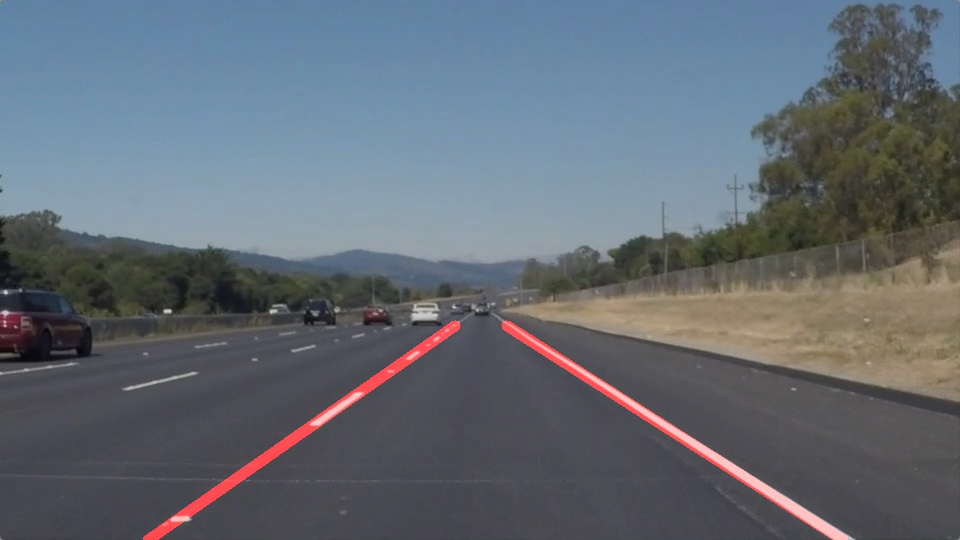
#> input picture solidWhiteRight.jpg, 960 x 540 px, found by its file name
$ jupyter execute --allow-errors P1.ipynb   (shell and % lines are left out)   (text cells are left out)
#> lines starting #> are read from the running program, lines starting #| are printed output that depends on the picture; after the words box and inside, x2 and y2 are one past the last pixel; in counts of white or black regions, pixels touching at a corner belong together; pictures that were not available may be replaced by others from this repository, and a replacement may not be noted
[cell 1]
#importing some useful packages
import matplotlib.pyplot as plt
import matplotlib.image as mpimg
import numpy as np
import cv2

[cell 2]
#reading in an image
image = mpimg.imread('test_images/solidWhiteRight.jpg')
#> image is the input picture: shape (540, 960, 3); mean R, G, B 99.3, 106.8, 115.7

#printing out some stats and plotting
print('This image is:', type(image), 'with dimensions:', image.shape)
#| This image is: <class 'numpy.ndarray'> with dimensions: (540, 960, 3)
plt.imshow(image)  # if you wanted to show a single color channel image called 'gray', for example, call as plt.imshow(gray, cmap='gray')

[cell 3]
import math

def grayscale(img):
    """Applies the Grayscale transform
    This will return an image with only one color channel
    but NOTE: to see the returned image as grayscale
    (assuming your grayscaled image is called 'gray')
    you should call plt.imshow(gray, cmap='gray')"""
    return cv2.cvtColor(img, cv2.COLOR_RGB2GRAY)
    # Or use BGR2GRAY if you read an image with cv2.imread()
    # return cv2.cvtColor(img, cv2.COLOR_BGR2GRAY)

def canny(img, low_threshold, high_threshold):
    """Applies the Canny transform"""
    return cv2.Canny(img, low_threshold, high_threshold)

def gaussian_blur(img, kernel_size):
    """Applies a Gaussian Noise kernel"""
    return cv2.GaussianBlur(img, (kernel_size, kernel_size), 0)

def region_of_interest(img, vertices):
    """
    Applies an image mask.

    Only keeps the region of the image defined by the polygon
    formed from `vertices`. The rest of the image is set to black.
    """
    #defining a blank mask to start with
    mask = np.zeros_like(img)

    #defining a 3 channel or 1 channel color to fill the mask with depending on the input image
    if len(img.shape) > 2:
        channel_count = img.shape[2]  # i.e. 3 or 4 depending on your image
        ignore_mask_color = (255,) * channel_count
    else:
        ignore_mask_color = 255

    #filling pixels inside the polygon defined by "vertices" with the fill color
    cv2.fillPoly(mask, vertices, ignore_mask_color)

    #returning the image only where mask pixels are nonzero
    masked_image = cv2.bitwise_and(img, mask)
    return masked_image


# [20 lines left out: function _draw_lines, not called in this run]


def draw_lines(img, lines, color=[255, 0, 0], thickness=10):
    """
    get rip of the lines that is definely noise and the get the left,right averge line, then draw it
    """
    left_x1s_holder = []
    left_y1s_holder = []
    left_x2s_holder = []
    left_y2s_holder = []
    right_x1s_holder = []
    right_y1s_holder = []
    right_x2s_holder = []
    right_y2s_holder = []
    for line in lines:
        for x1,y1,x2,y2 in line:
            #filter the lines
            slope = get_slope(x1,y1,x2,y2)
            if abs(slope)>0.8 or abs(slope)<0.5:
                continue
            #get the left line coordinate group
            elif slope>0:
                left_x1s_holder.append(x1)
                left_y1s_holder.append(y1)
                left_x2s_holder.append(x2)
                left_y2s_holder.append(y2)
            #get the right line coordinate group
            elif slope<0:
                right_x1s_holder.append(x1)
                right_y1s_holder.append(y1)
                right_x2s_holder.append(x2)
                right_y2s_holder.append(y2)
    #get the averge values and draw it
    avg_left_x1 = np.mean(left_x1s_holder)
    avg_left_y1 = np.mean(left_y1s_holder)
    avg_left_x2 = np.mean(left_x2s_holder)
    avg_left_y2 = np.mean(left_y2s_holder)
    #connect the line from the top to the bottom withon the mask
    left_x1,left_y1,left_x2,left_y2 = get_whole_line(avg_left_x1,avg_left_y1,avg_left_x2,avg_left_y2)


    avg_right_x1 = np.mean(right_x1s_holder)
    avg_right_y1 = np.mean(right_y1s_holder)
    avg_right_x2 = np.mean(right_x2s_holder)
    avg_right_y2 = np.mean(right_y2s_holder)
    #connect the line from the top to the bottom withon the mask
    right_x1,right_y1,right_x2,right_y2 = get_whole_line(avg_right_x1,avg_right_y1,avg_right_x2,avg_right_y2)

    #sometime one of the coordnate valus is NaN!!!! have to handle that......
    try:
        cv2.line(img, (int(left_x1), int(left_y1)), (int(left_x2), int(left_y2)), color, thickness)
        cv2.line(img, (int(right_x1), int(right_y1)), (int(right_x2), int(right_y2)), color, thickness)
    except ValueError:
        pass


def get_whole_line(x1,y1,x2,y2,top=325,bottom=540):
    """
    extend the line to the given top to bottom
    """
    slope = get_slope(x1,y1,x2,y2)
    new_y1 = top
    new_x1 = (new_y1-y1)/slope + x1
    new_y2 = bottom
    new_x2 = (new_y2-y2)/slope + x2

    return new_x1,new_y1,new_x2,new_y2


def get_slope(x1,y1,x2,y2):
    """
    calculate the slope of a line
    """
    return (y1-y2)/(x1-x2)

def hough_lines(img, rho, theta, threshold, min_line_len, max_line_gap):
    """
    `img` should be the output of a Canny transform.

    Returns an image with hough lines drawn.
    """
    lines = cv2.HoughLinesP(img, rho, theta, threshold, np.array([]), minLineLength=min_line_len, maxLineGap=max_line_gap)
    line_img = np.zeros((img.shape[0], img.shape[1], 3), dtype=np.uint8)
    draw_lines(line_img, lines)
    return line_img

# Python 3 has support for cool math symbols.

def weighted_img(img, initial_img, α=0.8, β=1., λ=0.):
    """
    `img` is the output of the hough_lines(), An image with lines drawn on it.
    Should be a blank image (all black) with lines drawn on it.

    `initial_img` should be the image before any processing.

    The result image is computed as follows:

    initial_img * α + img * β + λ
    NOTE: initial_img and img must be the same shape!
    """
    return cv2.addWeighted(initial_img, α, img, β, λ)

[cell 4]
import os
os.listdir("test_images/")

[cell 5]
# TODO: Build your pipeline that will draw lane lines on the test_images
# then save them to the test_images directory.
imageNameList = os.listdir("test_images/")

for imageName in imageNameList:

    #load the image
    path = 'test_images/'+str(imageName)
    originImg = mpimg.imread(path)
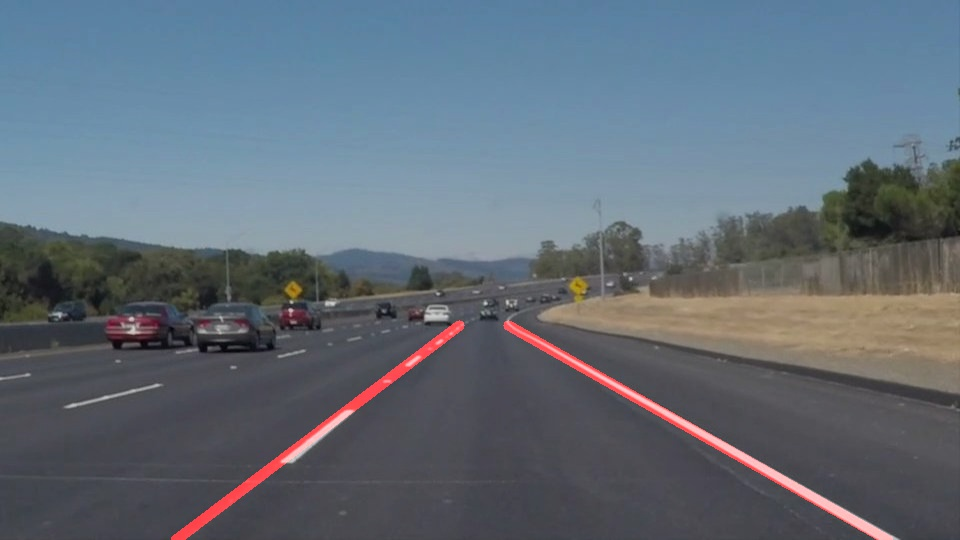
#> input picture solidWhiteCurve.jpg, 960 x 540 px, given as the content of the folder test_images/, which was not available
#> originImg is the input picture: shape (540, 960, 3); mean R, G, B 97.8, 108.4, 119.2

    #convert the image into gray scale
    gray = grayscale(originImg)
#> in grayscale, `return cv2.cvtColor(img, cv2.COLOR_RGB2GRAY)`:
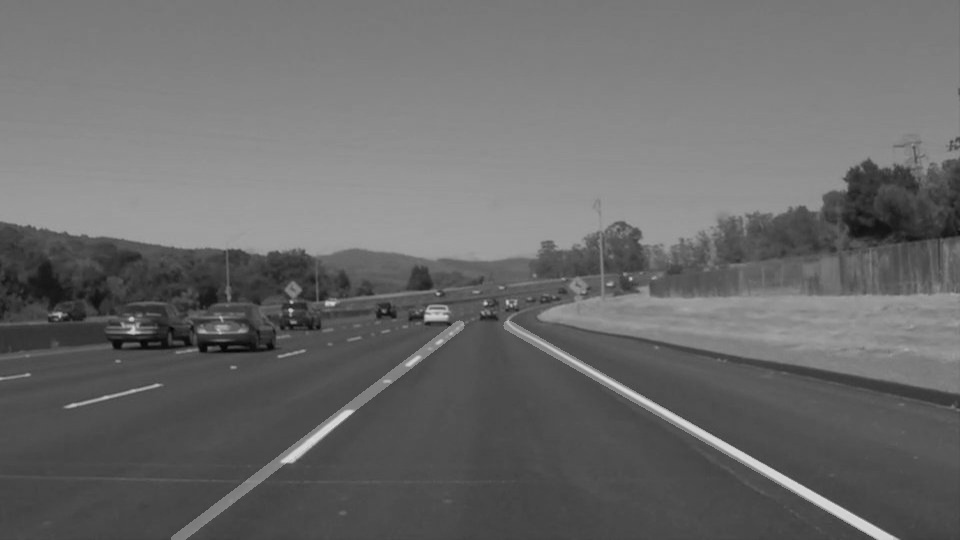
#> returned value: shape (540, 960); min 4, max 222, mean 106.5
    kernel_size = 5
    blur_gray = cv2.GaussianBlur(gray,(kernel_size, kernel_size),0)


    #apply canny edges
    edges = cv2.Canny(blur_gray, 30, 150)
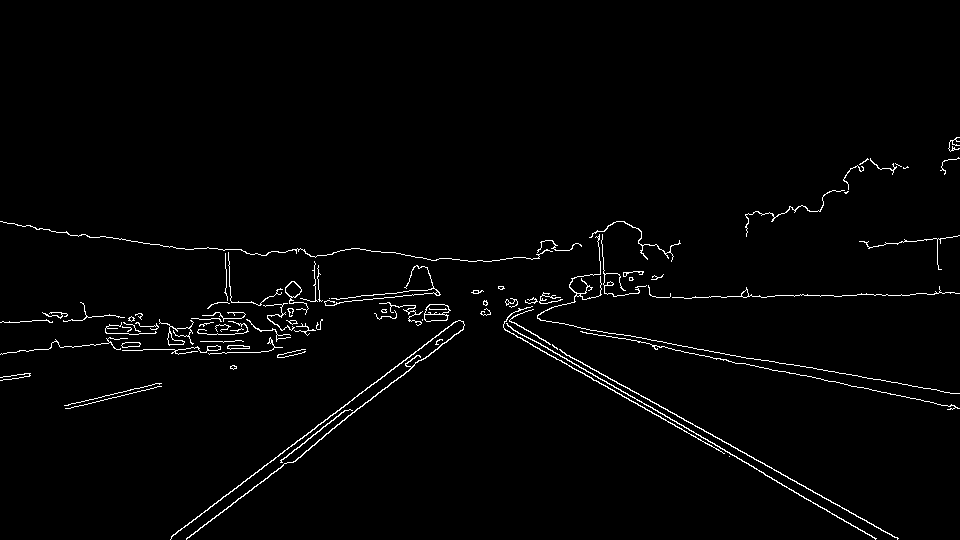
#> edges: shape (540, 960); 1.8% white in thin lines or dots, all inside (x1, y1, x2, y2) = (0, 137, 960, 540)


    #create a image mask
    imshape = originImg.shape
#> imshape = (540, 960, 3)
    vertices = np.array([[(0,imshape[0]),(450, imshape[0]/2+55), (550, imshape[0]/2+55), (imshape[1],imshape[0])]], dtype=np.int32)
    masked_edges = region_of_interest(edges, vertices)
#> in region_of_interest, `cv2.fillPoly(mask, vertices, ignore_mask_color)`:
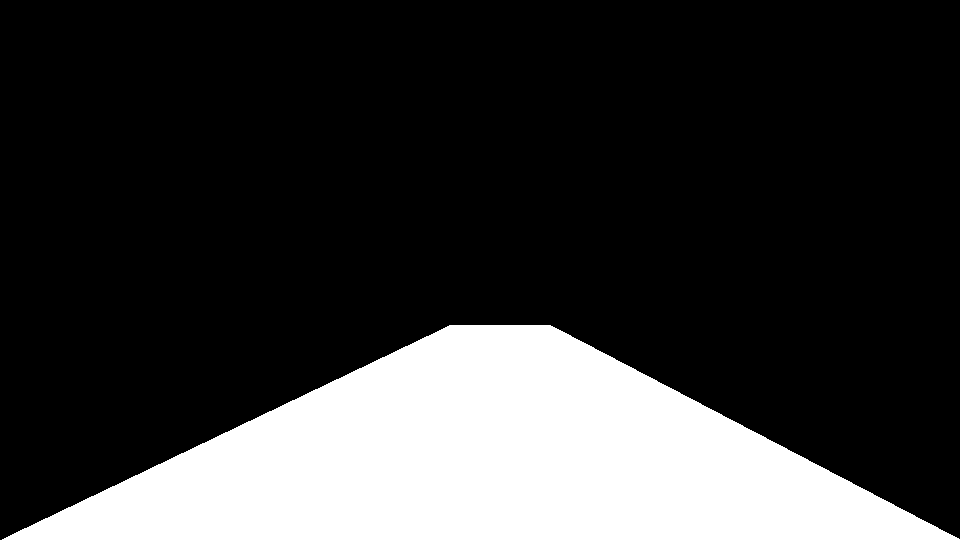
#> mask: shape (540, 960); 22% white; 1 white region, box (x1, y1, x2, y2) and area: (2, 325, 960, 540) 114056
#> in region_of_interest, `masked_image = cv2.bitwise_and(img, mask)`:
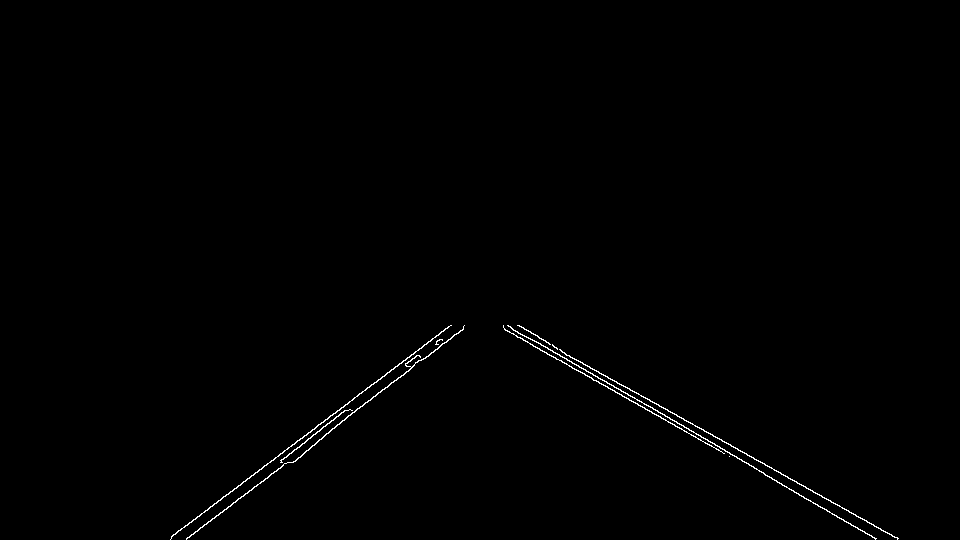
#> masked_image: shape (540, 960); 0.51% white in thin lines or dots, all inside (x1, y1, x2, y2) = (170, 325, 899, 540)


    #draw the line in the lanes
    rho = 1 # distance resolution in pixels of the Hough grid
    theta = np.pi/180 # angular resolution in radians of the Hough grid
    threshold = 20     # minimum number of votes (intersections in Hough grid cell)
    min_line_length = 30 #minimum number of pixels making up a line
    max_line_gap = 20    # maximum gap in pixels between connectable line segments

    liines_image = hough_lines(masked_edges, rho, theta, threshold, min_line_length, max_line_gap)
#> in hough_lines, `lines = cv2.HoughLinesP(img, rho, theta, threshold, np.array([]), minL..`: lines = 26 rows, first 6: [549, 344, 898, 538], [171, 536, 451, 325], [507, 325, 630, 396], [505, 330, 711, 445], [342, 420, 463, 328], [534, 340, 763, 472]
#> the loop in draw_lines, `for line in lines:` made 26 passes
#> line on passes 1 to 12: [[549, 344, 898, 538]], [[171, 536, 451, 325]], [[507, 325, 630, 396]], [[505, 330, 711, 445]], [[342, 420, 463, 328]], [[534, 340, 763, 472]], [[186, 539, 288, 462]], [[593, 380, 724, 453]], [[804, 498, 876, 538]], [[292, 462, 352, 410]], [[307, 439, 345, 410]], [[223, 496, 450, 325]]
#> after the loop in draw_lines, `for line in lines:`: left_x1s_holder = [549, 507, 505, 534, 593, 804, 565, 539, 506, 508, 517, 799, 782]; left_x2s_holder = [898, 630, 711, 763, 724, 876, 897, 780, 598, 871, 560, 839, 813]; left_y1s_holder = [344, 325, 330, 340, 380, 498, 354, 338, 330, 325, 325, 495, 485]; left_y2s_holder = [538, 396, 445, 472, 453, 538, 538, 472, 381, 535, 349, 517, 502]; right_x1s_holder = [171, 342, 186, 307, 223, 281, 233, 171, 391, 329, 201]; right_x2s_holder = [451, 463, 288, 345, 450, 346, 287, 352, 463, 462, 247]; right_y1s_holder = [536, 420, 539, 439, 496, 460, 502, 537, 382, 431, 527]; right_y2s_holder = [325, 328, 462, 410, 325, 410, 462, 400, 327, 330, 492]
#> in draw_lines, `avg_left_x1 = np.mean(left_x1s_holder)`: avg_left_x1 = 592.9
#> in draw_lines, `avg_left_y1 = np.mean(left_y1s_holder)`: avg_left_y1 = 374.5
#> in draw_lines, `avg_left_x2 = np.mean(left_x2s_holder)`: avg_left_x2 = 766.2
#> in draw_lines, `avg_left_y2 = np.mean(left_y2s_holder)`: avg_left_y2 = 472
#> in get_whole_line, `slope = get_slope(x1,y1,x2,y2)`: slope = 0.563
#> in get_whole_line, `new_x1 = (new_y1-y1)/slope + x1`: new_x1 = 504.9
#> in get_whole_line, `new_x2 = (new_y2-y2)/slope + x2`: new_x2 = 887
#> in draw_lines, `left_x1,left_y1,left_x2,left_y2 = get_whole_line(avg_left_x1,avg_left_..`: left_x1 = 504.9; left_y1 = 325; left_x2 = 887; left_y2 = 540
#> in draw_lines, `avg_right_x1 = np.mean(right_x1s_holder)`: avg_right_x1 = 257.7
#> in draw_lines, `avg_right_y1 = np.mean(right_y1s_holder)`: avg_right_y1 = 479
#> in draw_lines, `avg_right_x2 = np.mean(right_x2s_holder)`: avg_right_x2 = 377.6
#> in draw_lines, `avg_right_y2 = np.mean(right_y2s_holder)`: avg_right_y2 = 388.3
#> in draw_lines, `right_x1,right_y1,right_x2,right_y2 = get_whole_line(avg_right_x1,avg_..`: right_x1 = 461.3; right_y1 = 325; right_x2 = 177.1; right_y2 = 540
#> in draw_lines, `cv2.line(img, (int(right_x1), int(right_y1)), (int(right_x2), int(righ..`:
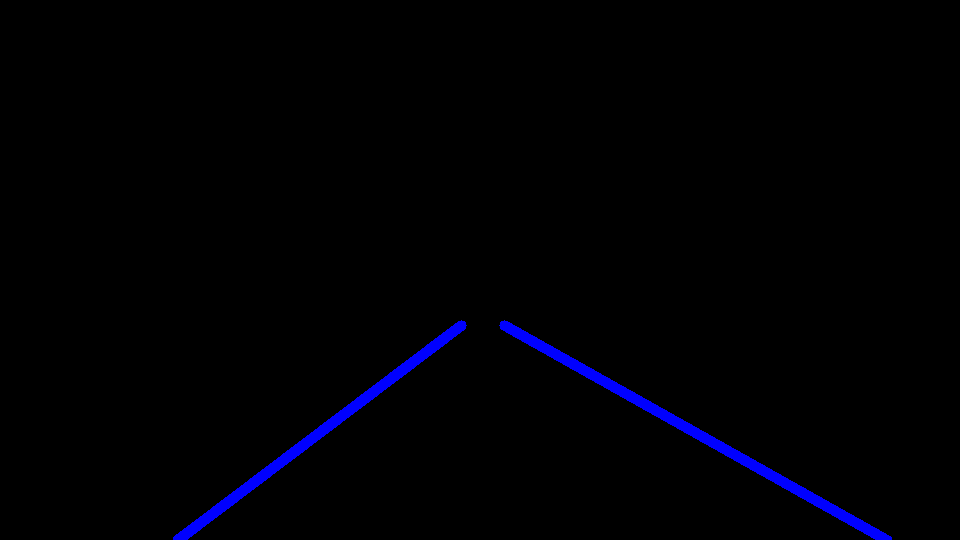
#> img: shape (540, 960, 3); mean of channels 0, 1, 2 4.2, 0, 0; drawn as B, G, R
    plt.figure()
    plt.imshow(liines_image)

    result_image = weighted_img(liines_image,originImg,α=0.8, β=1., λ=0.8)
#> in weighted_img, `return cv2.addWeighted(initial_img, α, img, β, λ)`:
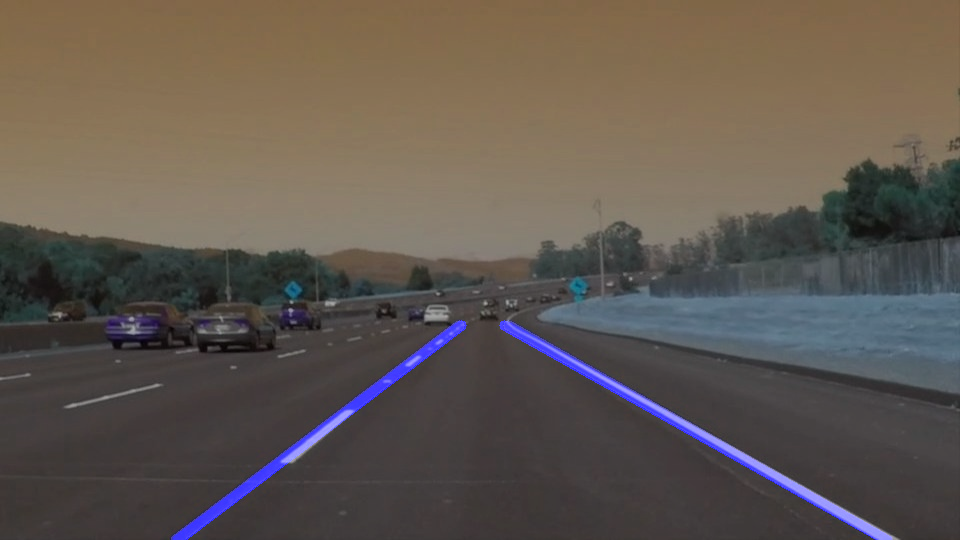
#> returned value: shape (540, 960, 3); mean of channels 0, 1, 2 80.2, 87.5, 96.2; drawn as B, G, R
    plt.figure()
    plt.imshow(result_image)
    cv2.imwrite(imageName,  cv2.cvtColor(result_image, cv2.COLOR_RGB2BGR))
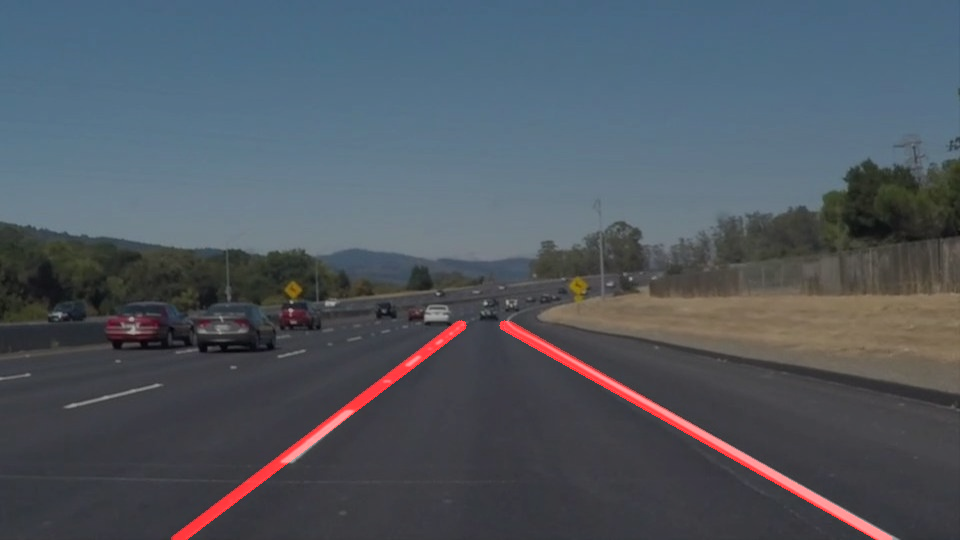
#> saved as solidWhiteCurve.jpg: shape (540, 960, 3); mean B, G, R 96.2, 87.5, 80.2
    #plt.savefig("test_images/" + result_image)
